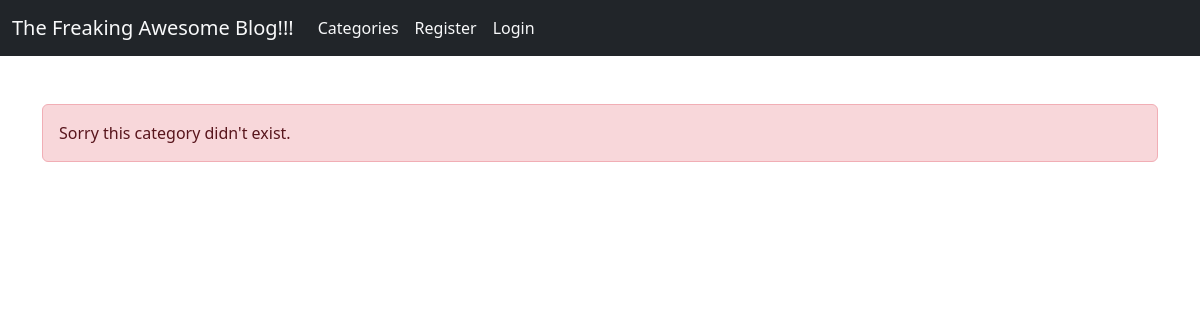
Before: /category/sports with the older database file.
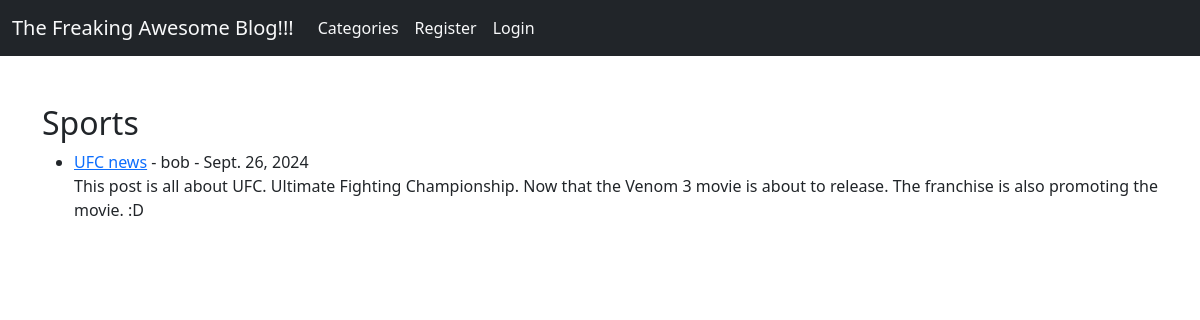
After: the same page with the newer database file.
### the_blog/models.py (models this page shows, shortened)
class Post(models.Model):
    title = models.CharField(max_length = 255, blank = True, null = True)
    post_heading = models.CharField(max_length = 255, blank=True, null = True)
    category = models.CharField(max_length = 255, default = 'coding')
    author = models.ForeignKey(User, on_delete= models.CASCADE)
    body = models.TextField()
    post_date = models.DateField(auto_now_add = True)

### the_blog/views.py (the view)
# urls.py: path('category/<str:cats>', views.CategoryView, name="category"),
def CategoryView(request, cats):
    category_post = Post.objects.filter(category=cats.replace('-', ' '))
    diction = {'cats':cats.title().replace('-', ' '), 'category_post':category_post}
    return render(request, 'categories.html', context=diction)

### the_blog/templates/categories.html (shortened to what this page needs)
{% extends "base.html" %}
{% block body_block %}
{% if category_post%}
<h2> {{cats}} </h2>
<ul>
    {% for post in category_post %}
        <li><a href="{% url 'article-detail' post.pk %}">{{ post.title }}</a> - {{ post.author }} - {{ post.post_date }}
            <br>
        {{ post.body|safe|truncatewords:30 }}</li>
    {% endfor %}
</ul>
{% else %}
<div class="alert alert-danger">Sorry this category didn't exist.</div>
{% endif %}
{%  endblock  %}

Changed rows visible on the page:
added Post: category "Sports", title "UFC news", author "bob", post_date "Sept. 26, 2024", body "This post is all about UFC. Ultimate Fighting Championship. Now that the Venom 3 movie is about to release. The franchise is also promoting the movie. :D"
Other visible differences:
text no longer shown: "Sorry this category didn't exist."
